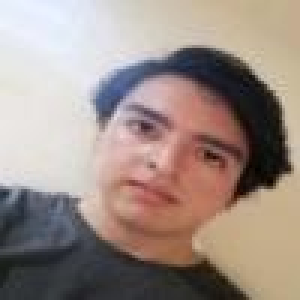
#> input picture Estudiantes_datos_aumentados/Anthony Goyes/Anthony Goyes_0_5217.jpg, 100 x 100 px (shown 3 times larger); its folder holds only this picture in this run
$ jupyter execute --allow-errors '[NRC_6278]AnthonyGoyes_BryanSolórzano_Lab1.ipynb'
#> lines starting #> are read from the running program, lines starting #| are printed output that depends on the picture
<center><h1>Inteligencia Artificial</header1></center>

Presentado por: <br>
- Anthony Mauricio Goyes Díaz  <br>
- Bryan Alfredo Solórzano Montero <br>

Fecha: 13/08/2022

# Importación de librerias necesarias

[cell 1]
'''Se importa la libreria cv2'''
import cv2
'''Se importa la libreria numpy'''
import numpy as np
'''Se importa la libreria os'''
import os
'''Se establece el nivel de codificación'''
os.environ['TF_CPP_MIN_LOG_LEVEL'] = '3'
'''Se importa la libreria pandas'''
import pandas as pd
'''Se importa la libreria pyplot'''
import matplotlib.pyplot as plt
'''Se importan el módulo ImageDataGenerator'''
from keras.preprocessing.image import ImageDataGenerator
'''Se importan los módulos array_to_img, img_to_array, load_img'''
from tensorflow.keras.utils import img_to_array, array_to_img, img_to_array, load_img
'''Se importa el módulo Image'''
from  PIL  import Image
'''Se importa la libreria h5py'''
import h5py
'''Se importa el módulo remove'''
from rembg import remove
'''Se importa el método io del módulo skimage'''
from skimage import io
'''Se importa el módulo random'''
import random
'''Se importa el módulo glob'''
import glob
from tqdm import tqdm

[cell 2]
class colorear:
    '''Generación de código ascii para colorear texto'''
    OK = '\033[1;92m' #Verde-negrita
    ADVERTENCIA = '\033[1;93m' #Amarillo-negrita
    ERROR = '\033[1;91m' #Rojo-negrita
    REINICIAR = '\033[1;0m' #Resetar color-negrita

## Cargar el Dataset

[cell 3]
'''Se establece la ruta general de espacio de trabajo'''
os.chdir('C:/Users/Personal/IA/ProyectoU3/')

[cell 4]
'''Se establece la ruta de las imágenes'''
ruta_imagenes = "./recursos/clases"
'''Se muestra los directorios (clases) del dataset'''
#> (the rest of this cell did not finish here and is left out)

## Descripción de la fuente del Dataset

La colección de datos está conformada por cinco clases que representan a cada estudiante perteneciente a la Universidad de las Fuerzas Armadas ESPE sede Santo Domingo de la materia de Inteligencia Artificial. Cada clase tiene un total de tres imágenes del rostro del estudiante, siendo cada una para la perspectiva de frente, perfil izquierdo y derecho. Por lo tanto, se tiene un total de 15 imágenes en total. Sin embargo estas imágenes tienen dimensiones y extensiones variadas por lo que será necesario realizar una limpieza a los datos y preprocesarlos.

## Explique el problema a resolver.
Se pretende reconocer si una persona pertenece a la clase de Inteligencia artificial de las Fuerzas Armadas ESPE sede Santo Domingo para lo cuál se debe recolectar imágenes del rostro de cada estudiante desde diferentes perspectivas y generar un modelo predictivo. Debido a que la clase de Inteligencia Artificial tiene varios estudiantes (26 estudiates/clases) el modelo a generar es clasificatorio multi-clase y será el modelo predictivo de Redes Neuronales Convoolucionales, es decir, no etiquetado. Lo que se espera predecir es el nombre del estudiante (etiqueta) a la que pertecena la imagen de entrada. El modelo podría tener una aplicación en la universidad de las Fuerzas Armadas ESPE como sistema automático para la asistencia en la clase.

Realice una descripción de los datos con:

>- Número de instancias en total.

[cell 5]
instancias = 0
'''Se genera un bucle para recorrer cada etiqueta de las clases'''
#> (the rest of this cell did not finish here and is left out)

[cell 6]
# fotos por clases
cantidad = 0
#> (the rest of this cell did not finish here and is left out)

[cell 7]
def cargarImagenes(ruta_imagenes):
    """Permite imprimir randómicamente una imagen por cada clase con título y sus dimensiones.

    Argumentos:
        ruta_imagenes (str): Una cadena de texto que identifica el.

    Returna:
                    No retorna nada
    """
    '''Arreglo vacío que almacenará las fotos'''
    imagen = []
    '''Se genera un bucle para recorrer cada etiqueta de las clases'''
    for nombre_clase in nombre_clases:
        '''Se almacena la ruta actual de cada clase por ciclo'''
        ruta_actual = ruta_imagenes + "/" + nombre_clase
        '''Se obtiene una lista de los elementos por clase'''
        elementos = os.listdir(ruta_actual)
        '''Se generar un número aleatorio encargado de imprimir una imagen por clase'''
        ran = random.randint(0, len(elementos) - 1)
        '''Se agrega al arreglo vacío un elemento aleatorio represtado como imagen'''
        imagen.append(io.imread(ruta_imagenes + "/" + nombre_clase +'/'+ elementos[ran])/255.0)

    '''Se establece las dimensiones de contendor del gráfico'''
    plt.figure(figsize=(19,15))
    '''Se genera un ciclo que recorrerá cada elemento del arreglo de fotos'''
    for iterador in range(len(nombre_clases)):
        '''Se establece la distribución de cada elemento en el contenedor gráfico
        donde se genera de manera dinámica en relación al número de elementos'''
        ax = plt.subplot(round(len(nombre_clases)/5)+1,5, iterador+1)
        '''Se muestra la imagen actual del ciclo'''
        plt.imshow(imagen[iterador])
        '''Se establece un título representativo de la imaegen y se menciona su dimensión'''
        plt.title(nombre_clases[iterador] + ' ' + str(imagen[iterador].shape))
        plt.axis('off')

#> (a cell that did not finish here is left out)

## Preprocesamiento del dataset. Transformaciones previas necesarias para la modelación

[cell 9]
def crearDirecotrio(ruta):
    """Permite crear los directorios que se usarán para almacenar los datos transformados para cada etapa.

    Argumentos:
        ruta (str): Una cadena de texto que recibe la ruta padre donde se crearán los directorios.
    Retorna:
        No retorna nada
    """
#> called with ruta = './Estudiantes_datos_aumentados'
    '''Pasos para almacenar los nuevos datos después de usar la técnica de
    aumentos de datos'''
    '''Se crea un nuevo directorio con la ruta anterior'''
    os.mkdir(ruta)
    '''Se establece un ciclo que creará el nombre y directorio de las carpetas
    que contendrá las imágenes de cada una de las clases'''
    for clase in nombre_clases:
        '''Se asigna la ruta de la clase a una variable'''
        subdirectorio = ruta+"/"+clase
        '''Se crea un nuevo directorio con la ruta anterior'''
        os.mkdir(subdirectorio)

[cell 10]
ruta = './Estudiantes_datos_aumentados'
#> (the rest of this cell did not finish here and is left out)

[cell 11]
'''Se genera un bucle para recorrer cada etiqueta de las clases'''
#> (the rest of this cell did not finish here and is left out)

# Aumento de datos (Data augmentation)

[cell 12]
'''Se crea un elemento para generar imagenes según sus hiperparámetros'''
#> (the rest of this cell did not finish here and is left out)

## Aumento de datos para todas la clases

[cell 13]
'''Se redirecciona con una ruta dinámica para el sistema'''
os.chdir(r'C:/Users/Personal/IA/ProyectoU3/Estudiantes_datos_aumentados')
#> (the rest of this cell did not finish here and is left out)

[cell 14]
'''Se redirecciona con una ruta dinámica para el sistema'''
os.chdir(r'C:/Users/Personal/IA/ProyectoU3/')
instancias = 0
'''Se genera un bucle para recorrer cada etiqueta de las clases'''
#> (the rest of this cell did not finish here and is left out)

[cell 15]
'''Se establece la ruta general de espacio de trabajo'''
os.chdir('C:/Users/Personal/IA/ProyectoU3/')
# fotos por clases
cantidad = 0
#> (the rest of this cell did not finish here and is left out)

## Filtro NLM para la eliminación de ruido de las imágenes

[cell 16]
'''Se establece la ruta que contiene a las clases del dataset a usar'''
ruta_imagenes = "./Estudiantes_datos_Aumentados"
'''Se almacena los directorios de cada clase'''
nombre_clases = os.listdir(ruta_imagenes)

[cell 17]
'''Se genera un bucle para recorrer cada etiqueta de las clases'''
for nombre_clase in nombre_clases:
    '''Se almacena la ruta actual de cada clase por ciclo'''
    ruta_actual = ruta_imagenes + "/" + nombre_clase
    '''Se almacenan las etiquetas de las clases'''
    etiqueta_actual = nombre_clase
    '''Se genera un iterador'''
    iterador = 1
    '''Se recorre cada imagen por clase sin importar su nombre o extensión'''
    for file in glob.glob(ruta_actual + "/*"):
        '''Se imprime el proceso'''
        print("Procesando imagen - {} en {}".format(iterador, etiqueta_actual))
        '''Se leen las rutas de las imágenes'''
        imagen = cv2.imread(file)
#> imagen is the input picture: shape (100, 100, 3); mean B, G, R 134.5, 142.1, 157.9
        '''Se establece la denotación de imágenes'''
        dst = cv2.fastNlMeansDenoisingColored(imagen,None,10,10,7,21)
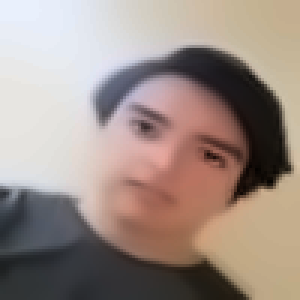
#> dst: shape (100, 100, 3) (shown 3 times larger); mean B, G, R 134.4, 142, 157.7
        '''Se divide por capa de color'''
        b,g,r = cv2.split(dst)
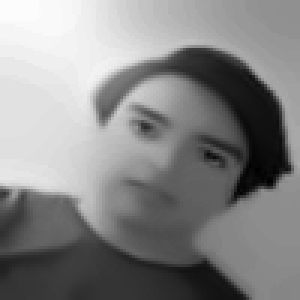
#> b: shape (100, 100) (shown 3 times larger); min 0, max 252, mean 134.4
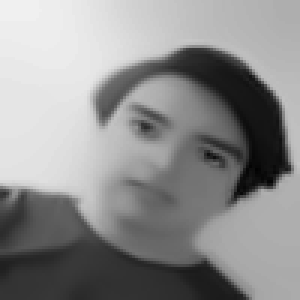
#> g: shape (100, 100) (shown 3 times larger); min 2, max 240, mean 142
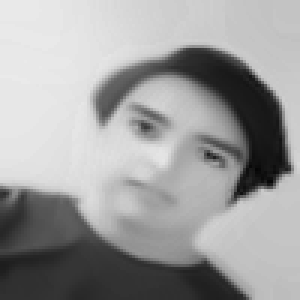
#> r: shape (100, 100) (shown 3 times larger); min 5, max 234, mean 157.7
        '''Se unen las capas seperadas en orden (r,g,b)'''
        rgb_dst = cv2.merge([r,g,b])
        '''Se guardan las imagenes'''
        ruta_guardado = './Estudiantes_datos_ruidoEliminado/'+ etiqueta_actual
        '''Se genera cada imagen según la ruta de guardado'''
        cv2.imwrite(os.path.join(ruta_guardado , etiqueta_actual + '_' + str(iterador) + '.jpg'),
                    cv2.cvtColor(rgb_dst,cv2.COLOR_RGB2BGR))

        '''Se muestra la actualización del bucle'''
        iterador += 1
#> pass 2 of the loop `for nombre_clase in nombre_clases:`:
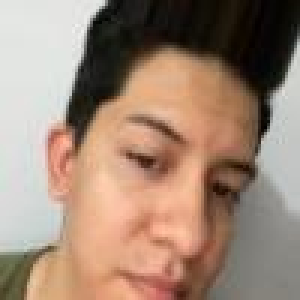
#> input picture Estudiantes_datos_aumentados/Ariel Chabla/Ariel Chabla_0_3865.jpg, 100 x 100 px (shown 3 times larger)
#> imagen is the input picture: shape (100, 100, 3); mean B, G, R 117.5, 134.4, 159.1
#> `b,g,r = cv2.split(dst)`:
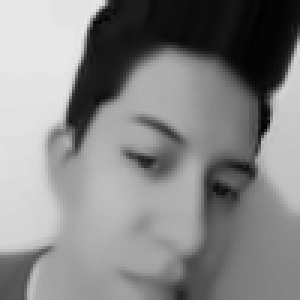
#> g: shape (100, 100) (shown 3 times larger); min 0, max 235, mean 134.6
#> `b,g,r = cv2.split(dst)`:
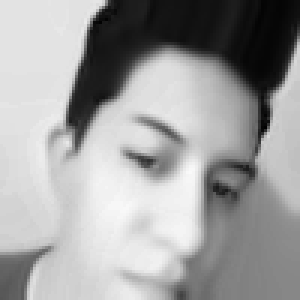
#> r: shape (100, 100) (shown 3 times larger); min 1, max 250, mean 159.5
#> pass 3 of the loop `for nombre_clase in nombre_clases:`:
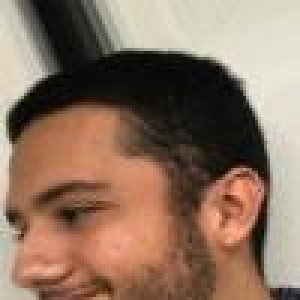
#> input picture Estudiantes_datos_aumentados/Bryan Solorzano/Bryan Solorzano_0_2440.jpg, 100 x 100 px (shown 3 times larger)
#> imagen is the input picture: shape (100, 100, 3); mean B, G, R 96.4, 114.6, 140.5
#> `b,g,r = cv2.split(dst)`:
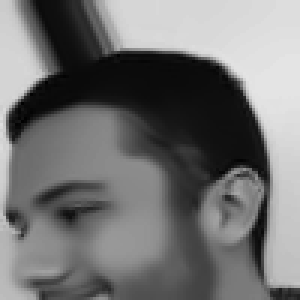
#> g: shape (100, 100) (shown 3 times larger); min 1, max 228, mean 114.4
#> `b,g,r = cv2.split(dst)`:
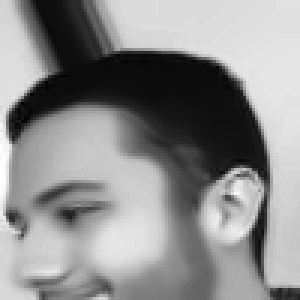
#> r: shape (100, 100) (shown 3 times larger); min 2, max 254, mean 140.6

## Eliminando el fondo sin aplicar filtro NLM

[cell 18]
'''Se establece la ruta que contiene a las clases del dataset a usar'''
ruta_imagenes = "./Estudiantes_datos_aumentados"
#> ruta_imagenes = './Estudiantes_datos_aumentados'
'''Se almacena los directorios de cada clase'''
nombre_clases = os.listdir(ruta_imagenes)
#> nombre_clases = ['Anthony Goyes', 'Ariel Chabla', 'Bryan Solorzano']
#> `etiqueta_actual = nombre_clase`: etiqueta_actual = 'Anthony Goyes'
#| Procesando imaegen - 1 en Anthony Goyes
#| Procesando imaegen - 1 en Anthony Goyes

[cell 19]
'''Se genera un bucle para recorrer cada etiqueta de las clases'''
#> (the rest of this cell did not finish here and is left out)

## Eliminando el fondo con aplicar filtro NLM

[cell 20]
'''Se establece la ruta que contiene a las clases del dataset a usar'''
ruta_imagenes = "./Estudiantes_datos_ruidoEliminado"
'''Se almacena los directorios de cada clase'''
#> (the rest of this cell did not finish here and is left out)

[cell 21]
'''Se genera un bucle para recorrer cada etiqueta de las clases'''
#> (the rest of this cell did not finish here and is left out)
